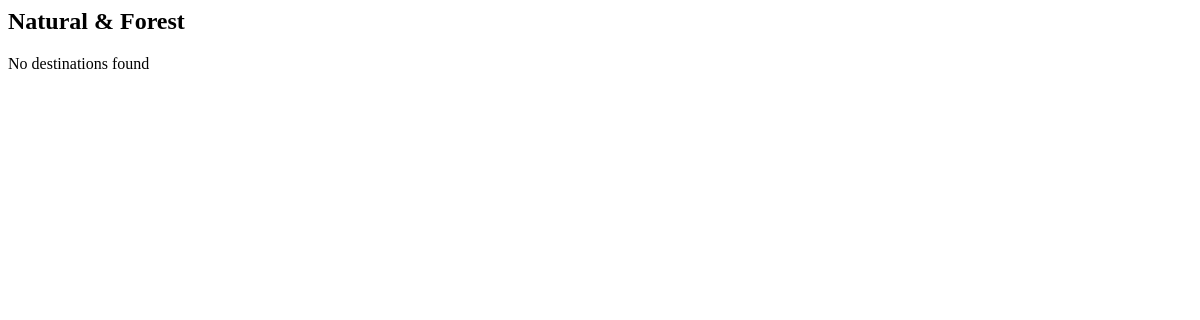
Before: /destinations/4/ with the older database file.
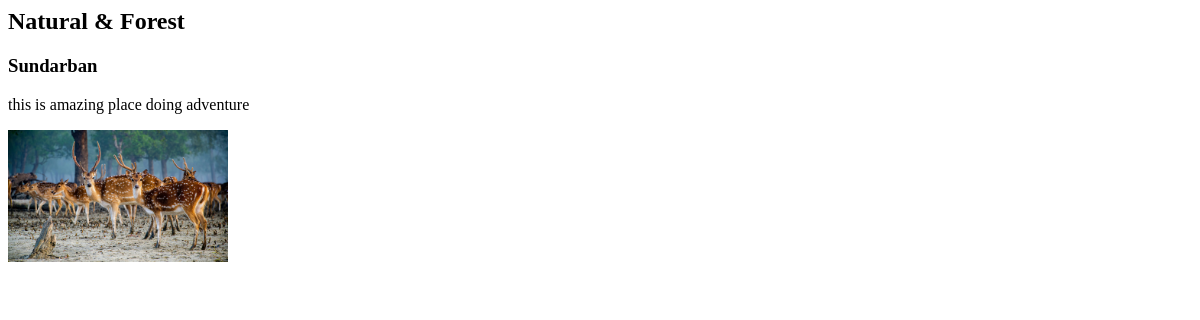
After: the same page with the newer database file.
### myapp/models.py (models this page shows, shortened)
class Destination(models.Model):
    name = models.CharField(max_length=200)
    category = models.ForeignKey(Category, on_delete=models.CASCADE, related_name='destinations')
    description = models.TextField()
    image = models.ImageField(upload_to='destinations/')

### myapp/views.py (the view)
# urls.py: path('destinations/<int:category_id>/', views.category_destinations, name= 'category_destinations'),
def category_destinations(request, category_id):
    category = get_object_or_404(Category, id= category_id)
    destinations = Destination.objects.filter(category=category)
    return render(request, 'myapp/category_destinations.html',{
        'category':category,
        'destinations':destinations
    })

### myapp/context_processors.py (called while the page is built)
def category_dropdown(request):
    return {
        'categories_for_nav': Category.objects.all()
    }

### myapp/templates/myapp/category_destinations.html
<h2>{{ category.name }}</h2>
{% for d in destinations %}
<div style="margin-bottom: 20px;">
    <h3>{{ d.name }}</h3>
    <p>{{ d.description }}</p>
    {% if d.image %}
    <img src="{{ d.image.url }}" width="220">
    {% endif %}
</div>
{% empty %}
<p>No destinations found</p>
{% endfor %}

Changed rows visible on the page:
added Destination: name "Sundarban", description "this is amazing place doing adventure", image (picture)
Other visible differences:
text no longer shown: "No destinations found"
